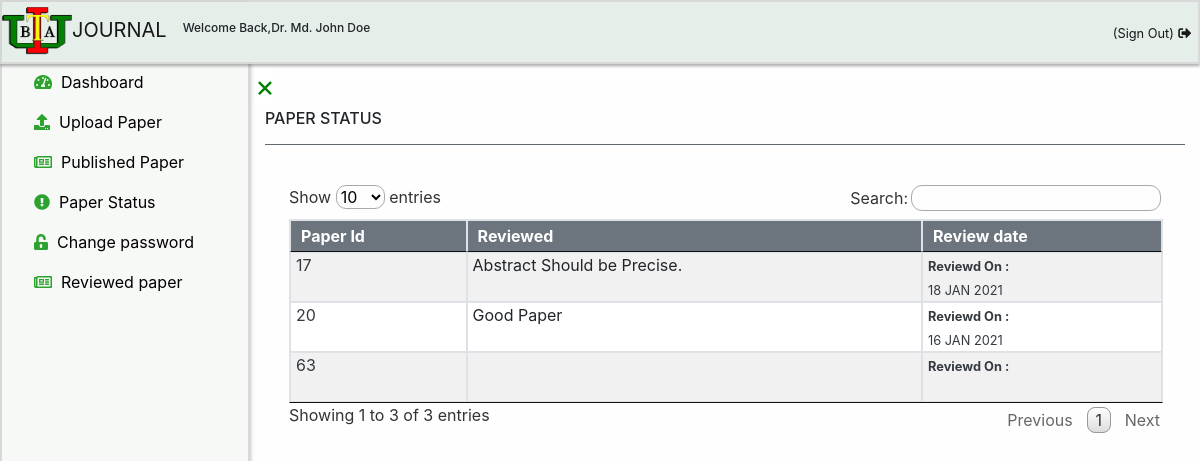
/author/reviewerstatus.php (signed in), run on an earlier commit of the app's database.
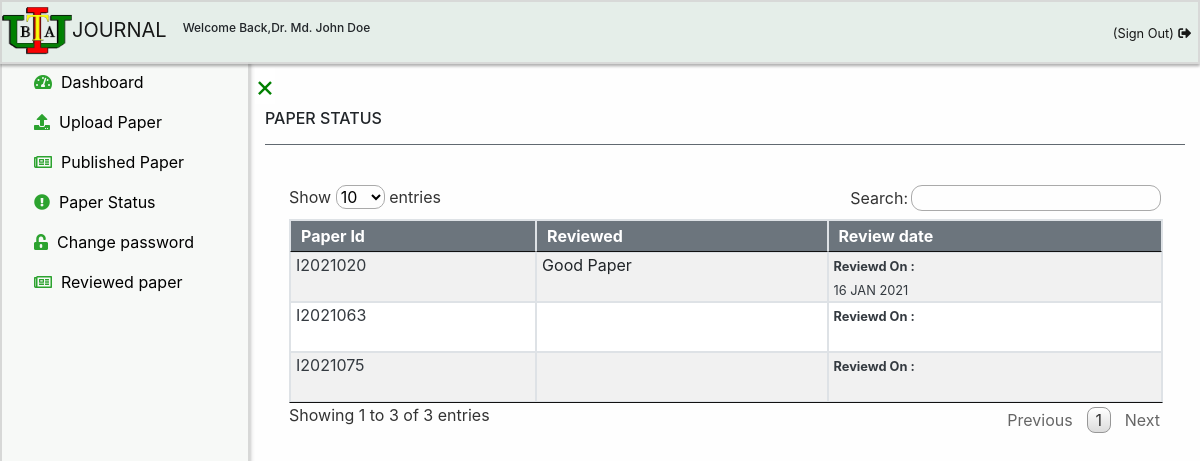
And on a later commit of the database.
### tables this page shows
CREATE TABLE `reviewertable` (
  `id` int(11) NOT NULL,
  `paperid` varchar(100) DEFAULT NULL,
  `username` varchar(100) DEFAULT NULL,
  `primaryemail` varchar(100) DEFAULT NULL,
  `assigndate` int(100) DEFAULT NULL,
  `assignmonth` int(100) DEFAULT NULL,
  `assignyear` int(100) DEFAULT NULL,
  `endingdate` int(100) DEFAULT NULL,
  `endingmonth` int(100) DEFAULT NULL,
  `endingyear` int(100) DEFAULT NULL,
  `feedback` varchar(8000) DEFAULT NULL,
  `feedbackdate` int(100) DEFAULT NULL,
  `feedbackmonth` int(100) DEFAULT NULL,
  `feedbackyear` int(100) DEFAULT NULL,
  `action` int(11) DEFAULT NULL,
  `accepted` int(11) DEFAULT NULL,
  `permits` int(11) DEFAULT NULL
);

### functions.php (called while the page is built, shortened)
<?php
                    function month($months) {
                        $arraymonth = array("JAN","FEB","MAR","APR","MAY","JUN","JUL","AUG","SEPT","OCT","NOV","DEC");
                        return $arraymonth[$months-1];
                    }
?>

### author/reviewerstatus.php (the view, shortened to what this page needs)
<?php
include('../link/config.php');
include('../functions.php');
if(strlen($_SESSION['alogin'])=="")
    {
    header("Location: ../login");
    }
    else
    {
        $authoremail = $_SESSION["email"];
                       $sql = "SELECT author.id,author.username,author.primaryemail,author.password,author.contact from author where primaryemail='$authoremail'";
                       $query = $dbh->prepare($sql);
                       $query->execute();
                       if($query->rowCount() > 0)
                       {
?>
<!DOCTYPE html>
<html lang="en">
<head>
    <link rel="stylesheet" href="../css/bootstrap.min.css">
    <link rel="stylesheet" href="../css/jquery.dataTables.min.css">
    <link rel="stylesheet" href="../css/index.css">
    <link rel="stylesheet" href="../css/fontawesome.v5.3.1.all.css">
</head>
<body>
<div class="sticky-top header-floating">
<?php
include 'author-header.php';
?>
</div>
<div id="mySidebar" class="sidebar">
  <?php
  include 'author-sidebar.php';
  ?>
</div>
<div id="main">
<a href="javascript:void(0)" class="closebtn" id="closesignof" onclick="closeNav()">×</a>
<div class="container">
<h6>PAPER STATUS</h6>
  <hr class="bg-secondary" >
  <div class="table-responsive table-responsive-lg table-responsize-xl table-responsive-sm p-4">
<table id="dtBasicExample" class="table table-striped table-bordered table-hover">
<thead>
        <tr class="bg-secondary text-white">
            <th >Paper Id</th>
            <th >Reviewed</th>
            <th >Review date</th>
        </tr>
</thead>
<tbody id="myTable-admin">
        <?php $sql = "SELECT reviewertable.id,reviewertable.paperid,reviewertable.username,reviewertable.primaryemail,reviewertable.assigndate,reviewertable.assignmonth,reviewertable.assignyear,reviewertable.action,reviewertable.feedback,reviewertable.feedbackdate,reviewertable.feedbackmonth,reviewertable.feedbackyear from reviewertable WHERE primaryemail='$authoremail'";
            $query = $dbh->prepare($sql);
            $query->execute();
            $results=$query->fetchAll(PDO::FETCH_OBJ);
            if($query->rowCount() > 0)
            {
            foreach($results as $result)
            {
                ?>
<td class="text-dark">
<?php  echo htmlentities($result->paperid); ?>
</td>
<td>
<?php echo htmlentities($result->feedback);   ?>
</td>
<td class="text-dark">
<small>
<b>Reviewd On :</b><br>
<?php
$feedbackdate = htmlentities($result->feedbackdate);
$feedbackmonth = htmlentities($result->feedbackmonth);
$feedbackyear= htmlentities($result->feedbackyear);
$maindate =$feedbackdate.' '.month(intval($feedbackmonth)).' '.$feedbackyear;
echo $maindate.'<br>';
?>
</small>
</td>
<?php }} ?>
</tbody>
</table>
</div>
    </div>
    </div>
</body>
</html>
<?php
            }
            else {
              echo "<script>alert('You are not a Author.Try to log in as an Author');</script>";
              header("refresh:0;url=../login");
            }
} ?>

What changed in the data, as far as the page shows it:
no longer on this page (row edited): reviewertable: paperid "17", feedback "Abstract Should be Precise.", maindate "18 JAN 2021"
changed reviewertable (number 1 of 3 on the later page): paperid "63" → "I2021063"
changed reviewertable "Good Paper": paperid "20" → "I2021020"
added reviewertable: paperid "I2021075"
